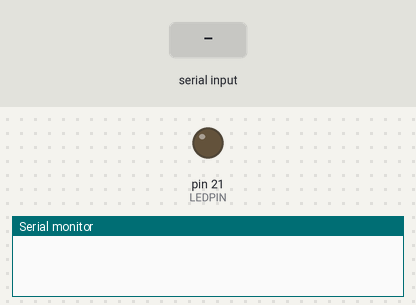
The sketch below on a simulated Arduino Mega 2560, built with avr-gcc and run on an emulated ATmega2560. Parts: output pins drawn as LEDs (lit = HIGH), the last lines printed to the serial monitor. The test bench sets the inputs (shaded band).

Above: at 1.2 s.
1.3 s: "LED ONLED ON" received over the second serial link
At 2.7 s:
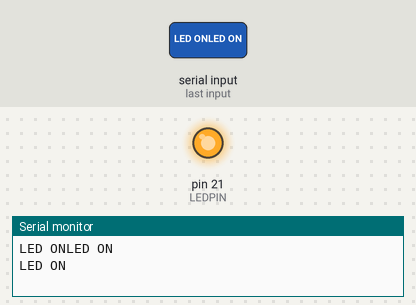
3.8 s: "LED_OFF" received over the second serial link
At 5.6 s:
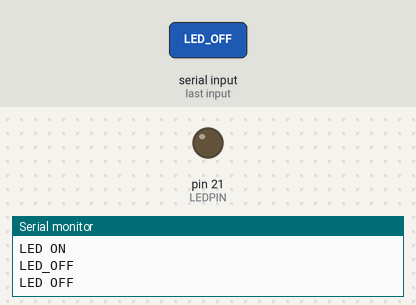
Timing chart, 0 to 7.1 s (numbered marks = the images above; inputs shaded):
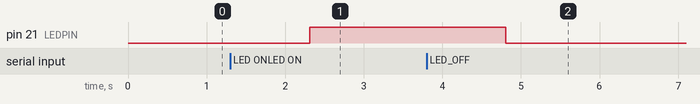

Measured:
- after the input at 1.3 s, pin 21 (LEDPIN): LOW → HIGH after 1.0 s
- after the input at 3.8 s, pin 21 (LEDPIN): HIGH → LOW after 1.0 s

The sketch:

downstream.ino
```cpp
#define LEDPIN 21
int led = 21;
void setup() {
  // Setup serial for monitor and Setup Serial1 for BlueTooth
  Serial.begin(9600);
  Serial1.begin(9600);
  pinMode(led, OUTPUT);
  pinMode(LEDPIN, OUTPUT);
}
void loop() {
  // Process commands from bluetooth first.
  if (Serial1.available() > 0) {

    String str = Serial1.readString();
    Serial.println(str);
    if (str == "LED ONLED ON") {
      digitalWrite(LEDPIN, HIGH);
      Serial.println("LED ON");
    } else if (str == "LED_OFF") {
      digitalWrite(LEDPIN, LOW);
      Serial.println("LED OFF");
    }
  }
}
```
